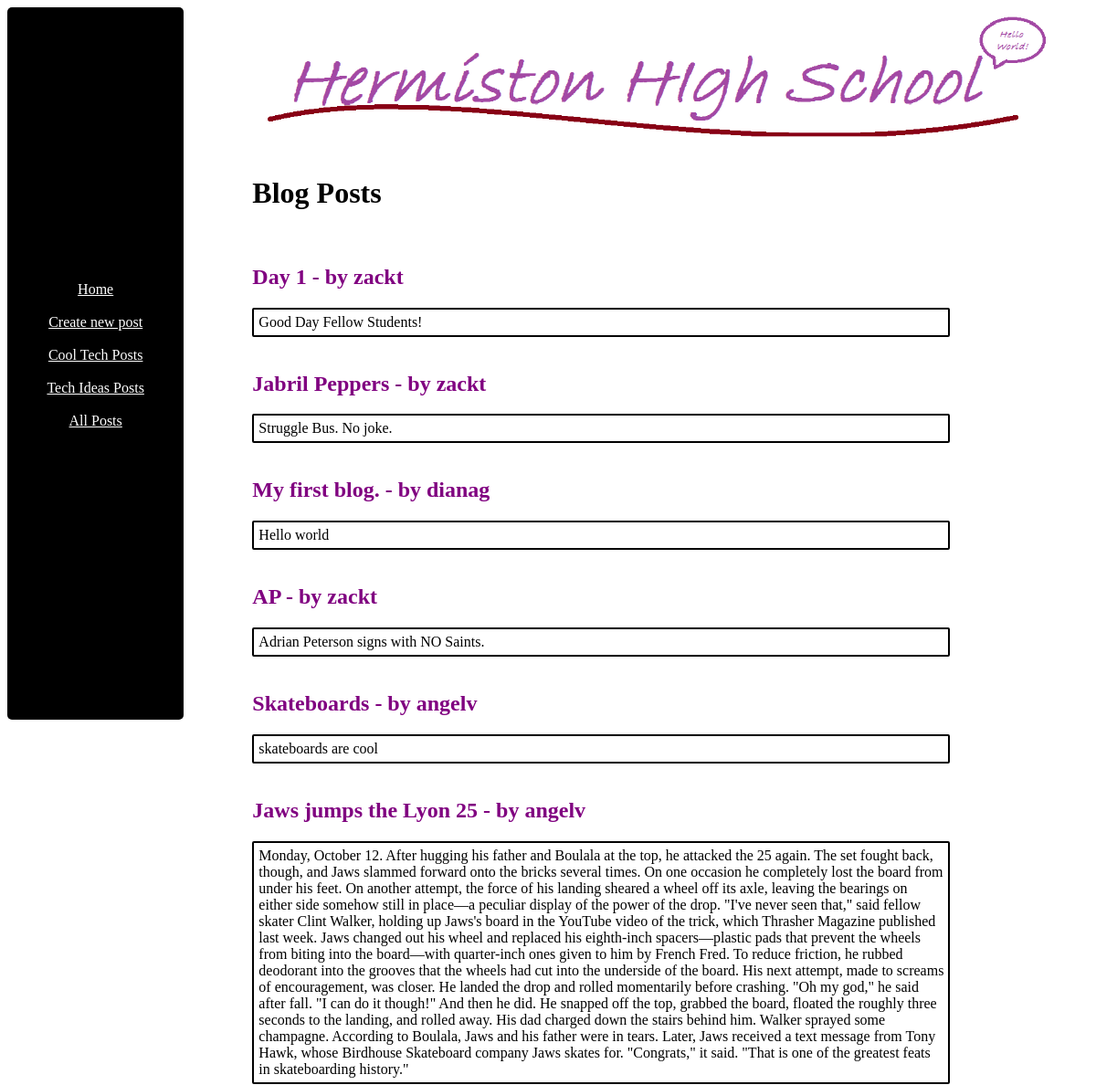
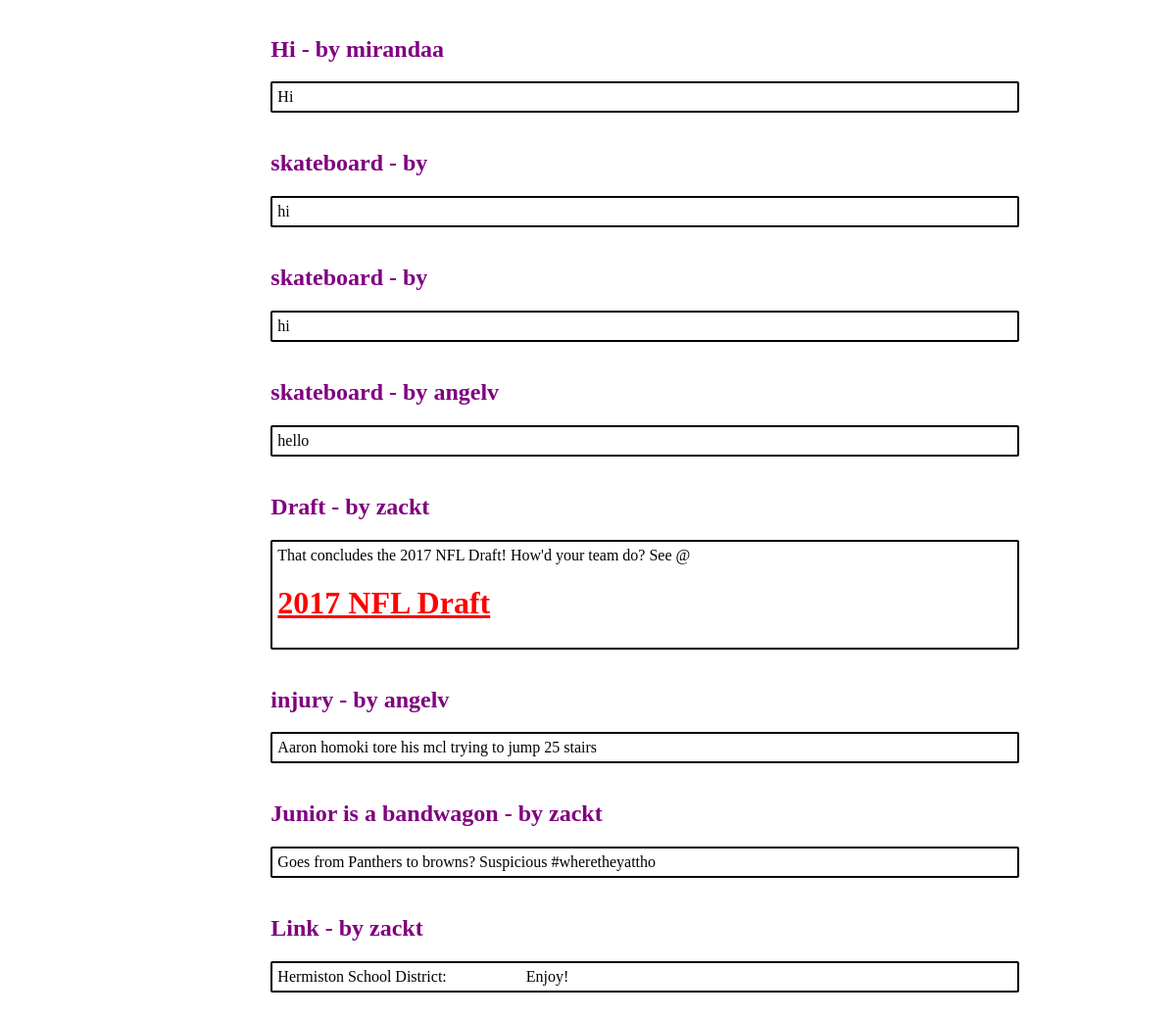
Screenshot of /html/classes/hhs/hhs_blog/blog.php (signed in) with the database file from the repository (2 pictures, top to bottom).
### tables this page shows
CREATE TABLE `hhs_blog` (
  `id` int(11) NOT NULL AUTO_INCREMENT,
  `user` text,
  `category` text,
  `info` text,
  `title` text,
  `approved` int(11) NOT NULL DEFAULT '0',
  PRIMARY KEY (`id`)
);

### html/classes/hhs/hhs_blog/blog.php (the view, shortened to what this page needs)
<html>
  <head>
    <link rel="stylesheet" type="text/css"href="style.css">
  </head>
  <body>
    <div id="main">
      <?php include "include.php"; ?>
      <div id="right">
        <img src="hhs.png" style="width:900px"><br><br>
        <?php
            echo "<h1>Blog Posts</h1><br>";
			include "../connect.php";
			$s = "Select * From hhs_blog";
		$q = mysqli_query($dbc,$s);
		if($q)
		{
			while($row = mysqli_fetch_array($q, MYSQLI_ASSOC))
			{
				echo '<h2 class="titles">'.$row['title'].' - by '.$row['user'].'</h2><div class="infos">'.$row['info'].'</div><br>';
			}
		}
		else
		{
			echo '<p>'.mysqli_error($dbc).'</p>';
			echo 'Query issue';
		}
        ?>
      </div>
    </div>
  </body>
</html>

### html/classes/hhs/hhs_blog/include.php
<div id="sidebar">
  <a href="index.php">Home</a><br><br>
  <a href="insert.php">Create new post</a><br><br>
  <a href="tech.php">Cool Tech Posts</a><br><br>
  <a href="ideas.php">Tech Ideas Posts</a><br><br>
  <a href="blog.php">All Posts</a><br><br>
</div>

### html/classes/hhs/hhs_blog/style.css (style rules this page uses)
#sidebar { width:250px; height:100%; background:black; color:white; padding-top:300px; padding-bottom:300px; text-align:center; margin:0px; border-radius:5px; }
#main { display:flex; }
#right { padding-left:75px; width:100%; }
a { color:white; }
.titles { color:purple; }
.infos { border:2px solid black; border-radius:2px; padding:5px; width:750px }

### rows the page displays
hhs_blog: title "Day 1", user "zackt", info "Good Day Fellow Students!"
hhs_blog: title "Jabril Peppers", user "zackt", info "Struggle Bus. No joke."
hhs_blog: title "My first blog.", user "dianag", info "Hello world"
hhs_blog: title "AP", user "zackt", info "Adrian Peterson signs with NO Saints."
hhs_blog: title "Skateboards", user "angelv", info "skateboards are cool"
hhs_blog: title "Jaws jumps the Lyon 25", user "angelv", info "Monday, October 12. After hugging his father and Boulala at the top, he attacked the 25 again. The set fought back, though, and Jaws slammed forward onto the bricks several times. On one occasion he completely lost the board from under his feet. On another attempt, the force of his landing sheared a wheel off its axle, leaving the bearings on either side somehow still in place—a peculiar display of the power of the drop. \"I've never seen that,\" said fellow skater Clint Walker, holding up Jaws's board in the YouTube video of the trick, which Thrasher Magazine published last week. Jaws changed out his wheel and replaced his eighth-inch spacers—plastic pads that prevent the wheels from biting…"
hhs_blog: title "Hi", user "mirandaa", info "Hi"
hhs_blog: title "skateboard", info "hi"
hhs_blog: title "skateboard", info "hi"
hhs_blog: title "skateboard", user "angelv", info "hello"
hhs_blog: title "Draft", user "zackt", info "That concludes the 2017 NFL Draft! How'd your team do? See @ 2017 NFL Draft"
hhs_blog: title "injury", user "angelv", info "Aaron homoki tore his mcl trying to jump 25 stairs"
hhs_blog: title "Junior is a bandwagon", user "zackt", info "Goes from Panthers to browns? Suspicious #wheretheyattho"
hhs_blog: title "Link", user "zackt", info "Hermiston School District: Enjoy!"
